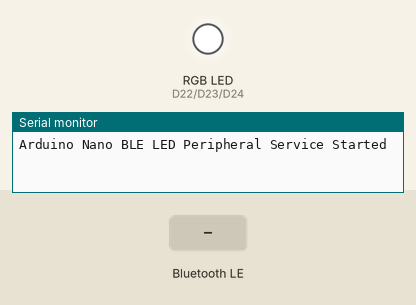
This sketch was run on a simulated Arduino Nano 33 IoT. On the bench: an RGB LED mixed from three pins (HIGH = lit), the last lines printed to the serial monitor. Inputs (shaded band) come from the test bench. Nothing arrives over Bluetooth unless stated; a phone connects over Bluetooth LE 3 s after start.

Above: at 1.3 s.
1.4 s: Bluetooth LE write "1" received
At 3.9 s:
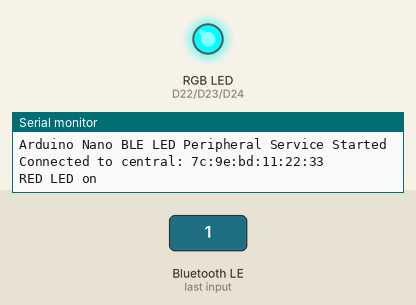
4.4 s: Bluetooth LE write "2" received
At 5.0 s:
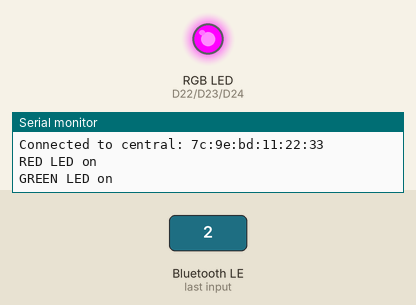
5.9 s: Bluetooth LE write "0" received
At 7.3 s:
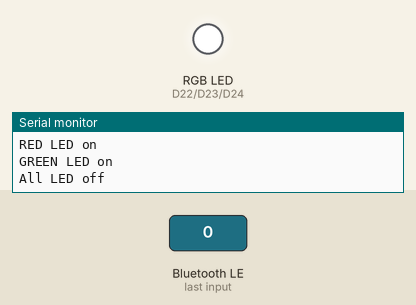
Timing chart, 0 to 8.9 s (numbered marks = the images above; inputs shaded):
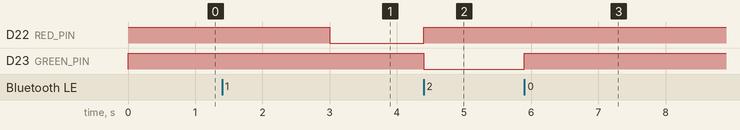

Measured:
- after the input at 1.4 s, D22 (RED_PIN): HIGH → LOW after 1.6 s
- after the input at 4.4 s, D22 (RED_PIN): LOW → HIGH at once; D23 (GREEN_PIN): HIGH → LOW at once
- after the input at 5.9 s, D23 (GREEN_PIN): LOW → HIGH at once

The sketch:

control_LED.ino
```cpp
#include <ArduinoBLE.h>

 #define RED_PIN 22
 #define BLUE_PIN 24
 #define GREEN_PIN 23

 #define DEBUG true

// These UUIDs have been randomly generated. - they must match between the Central and Peripheral devices
// Any changes you make here must be suitably made in the Python program as well

BLEService nanoService("13012F00-F8C3-4F4A-A8F4-15CD926DA146"); // BLE Service

// BLE Characteristics - custom 128-bit UUID, read and writable by central device
BLEByteCharacteristic LEDCharacteristic("13012F01-F8C3-4F4A-A8F4-15CD926DA146", BLERead | BLEWrite);

void setup() {
    Serial.begin(9600);

    if (DEBUG) {
      while(!Serial);
    }

    // intitialize the LED Pins as an output
    pinMode(RED_PIN, OUTPUT);
    pinMode(BLUE_PIN, OUTPUT);
    pinMode(GREEN_PIN, OUTPUT);

    // Set them to the OFF position to start with
    // The onboard RGB LED has an inverse logic - i.e. HIGH turns it off, and LOW turns in ON
    digitalWrite(RED_PIN, HIGH);         // will turn the LED off
    digitalWrite(GREEN_PIN, HIGH);         // will turn the LED off
    digitalWrite(BLUE_PIN, HIGH);         // will turn the LED off

    // begin initialization
    if (!BLE.begin()) {
        Serial.println("Starting BLE failed!");
        while (1);
    }

    // set advertised local name and service UUID:
    BLE.setLocalName("Arduino Nano 33 BLE");
    BLE.setAdvertisedService(nanoService);

    // add the characteristic to the service
    nanoService.addCharacteristic(LEDCharacteristic);

    // add service
    BLE.addService(nanoService);

    // set the initial value for the characeristic:
    LEDCharacteristic.writeValue(0);

    // start advertising
    BLE.advertise();
    delay(100);
    Serial.println("Arduino Nano BLE LED Peripheral Service Started");
}

void loop() {
    // listen for BLE centrals to connect:
    BLEDevice central = BLE.central();

    // if a central is connected to peripheral:
    if (central) {
        Serial.print("Connected to central: ");
        // print the central's MAC address:
        Serial.println(central.address());

        // while the central is still connected to peripheral:
        while (central.connected()) {
            // if the remote device wrote to the characteristic,
            // use the value to control the LED:

            if(LEDCharacteristic.written()){
              if (LEDCharacteristic.value()==1){
                Serial.println("RED LED on");
                digitalWrite(RED_PIN, LOW);
                digitalWrite(GREEN_PIN, HIGH);
                digitalWrite(BLUE_PIN, HIGH);
              }
              else if (LEDCharacteristic.value()==2){
                Serial.println("GREEN LED on");
                digitalWrite(RED_PIN, HIGH);
                digitalWrite(GREEN_PIN, LOW);
                digitalWrite(BLUE_PIN, HIGH);
              }
              else if (LEDCharacteristic.value()==3){
                Serial.println("BLUE LED on");
                digitalWrite(RED_PIN, HIGH);
                digitalWrite(GREEN_PIN, HIGH);
                digitalWrite(BLUE_PIN, LOW);
              }
              else if (LEDCharacteristic.value()==12){
                Serial.println("RED&GREEN LED on");
                digitalWrite(RED_PIN, LOW);
                digitalWrite(GREEN_PIN, LOW);
                digitalWrite(BLUE_PIN, HIGH);
              }
              else if (LEDCharacteristic.value()==13){
                Serial.println("RED&BLUE LED on");
                digitalWrite(RED_PIN, LOW);
                digitalWrite(GREEN_PIN, HIGH);
                digitalWrite(BLUE_PIN, LOW);
              }
              else if (LEDCharacteristic.value()==23){
                Serial.println("GREEN&BLUE LED on");
                digitalWrite(GREEN_PIN, LOW);
                digitalWrite(BLUE_PIN, LOW);
                digitalWrite(RED_PIN, HIGH);
              }
              else if (LEDCharacteristic.value()==123){
                Serial.println("RED&GREEN&BLUE LED on");
                digitalWrite(RED_PIN, LOW);
                digitalWrite(GREEN_PIN, LOW);
                digitalWrite(BLUE_PIN, LOW);
              }
              else{
                    Serial.println("All LED off");
                    digitalWrite(RED_PIN, HIGH);
                    digitalWrite(GREEN_PIN, HIGH);
                    digitalWrite(BLUE_PIN, HIGH);
              }
            }

        }

        // when the central disconnects, print it out:
        Serial.print(F("Disconnected from central: "));
        Serial.println(central.address());
    }
}
```
